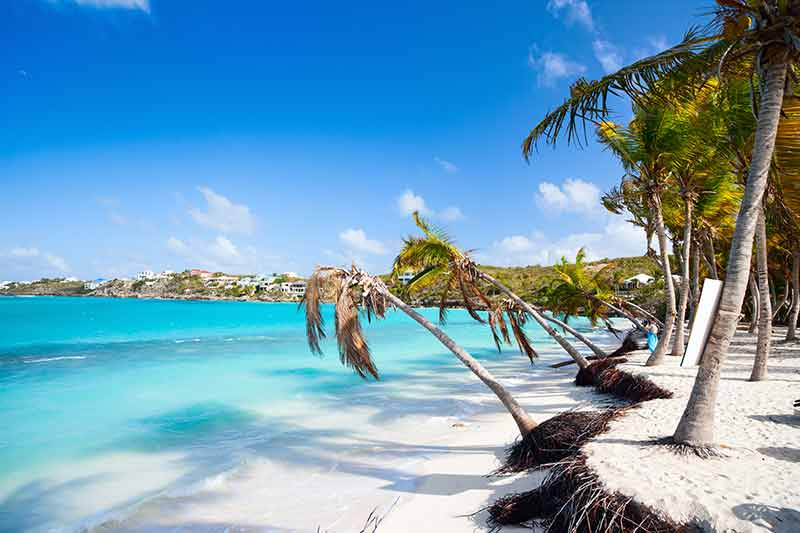
#> input picture Machine-Vison/basic_image_proceessing/inputPS0Q2.jpg, 800 x 533 px, given in place of the camera
$ jupyter execute 'Edge Detection on Webcam.ipynb'   (text cells are left out)
#> lines starting #> are read from the running program, lines starting #| are printed output that depends on the picture
#> further down, still_frame is the input picture: shape (533, 800, 3); mean B, G, R 183.3, 156.8, 109.4
[cell 1]
import cv2
import numpy as np
import matplotlib.pyplot as plt

[cell 2]
# Our sketch generating function
def sketch(image):
    # Convert image to grayscale
    gray_sketch = cv2.cvtColor(image, cv2.COLOR_BGR2GRAY)
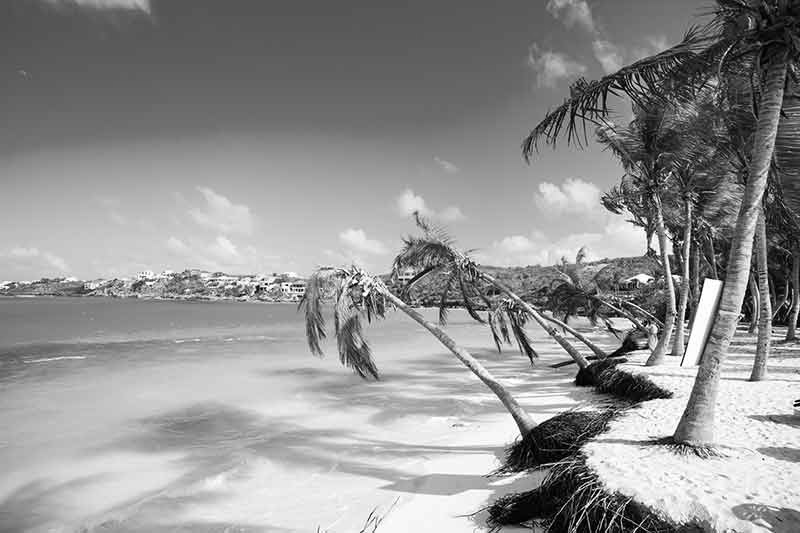
#> gray_sketch: shape (533, 800); min 0, max 255, mean 145.7

    # Clean up image using Guassian Blur
    blur_sketch = cv2.GaussianBlur(gray_sketch, (5,5), 0)

    # Extract edges
    canny_edges = cv2.Canny(blur_sketch, 20, 90)
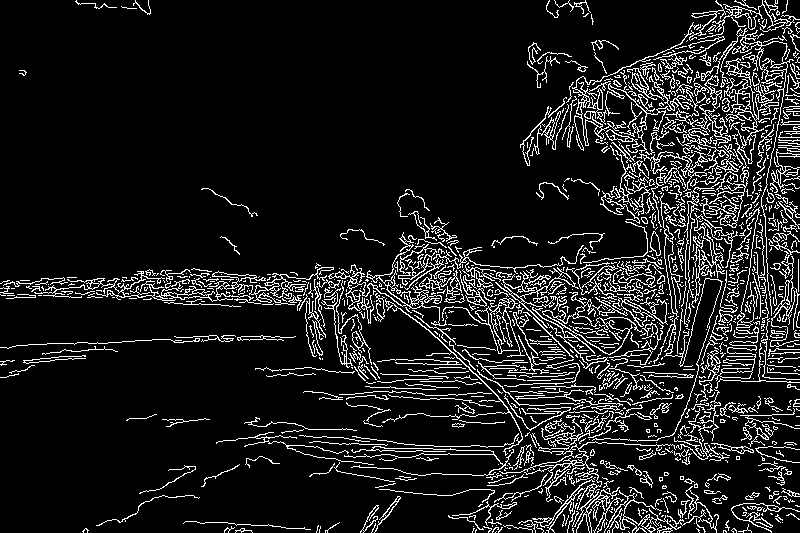
#> canny_edges: shape (533, 800); 10.9% white in thin lines or dots

    # Do an invert binarize the image
    ret, edges = cv2.threshold(canny_edges, 70, 255, cv2.THRESH_BINARY_INV)
#> edges: shape (533, 800); 89.1% white; black in thin lines or dots
    return edges

[cell 3]
video= cv2.VideoCapture(0)
ret, still_frame = video.read()
plt.imshow(sketch(still_frame), cmap='gray')

[cell 4]
while True:
    ret, frame = video.read()
    cv2.imshow('Our Live Sketcher', sketch(frame))
    if cv2.waitKey(1) == 13: #13 is the Enter Key
#> (key Esc is pressed here)
